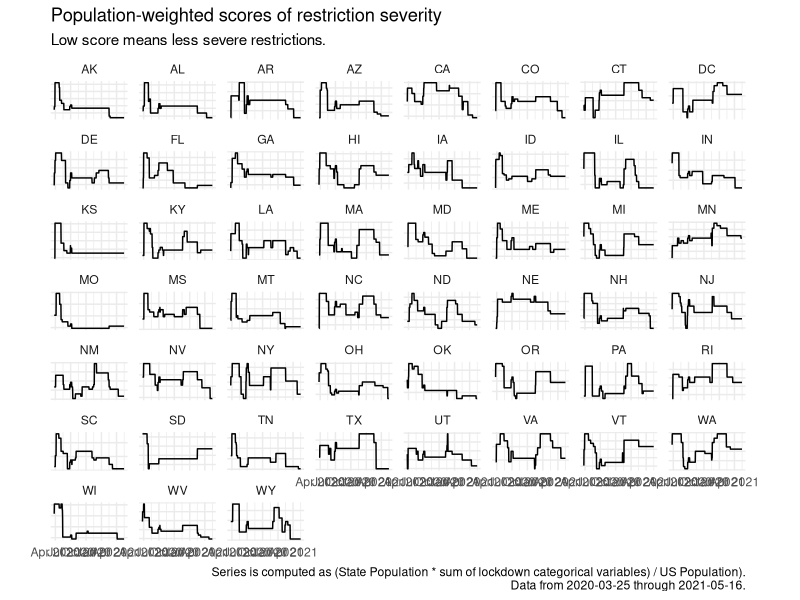
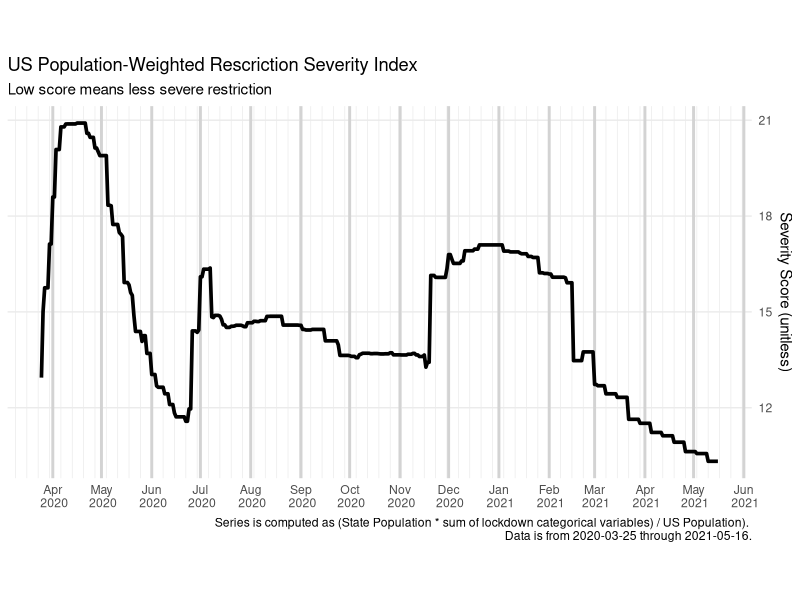
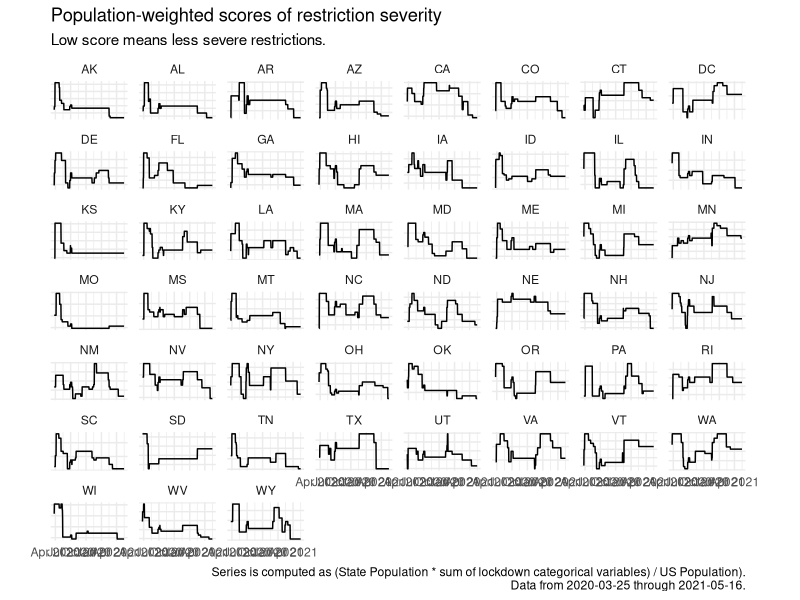
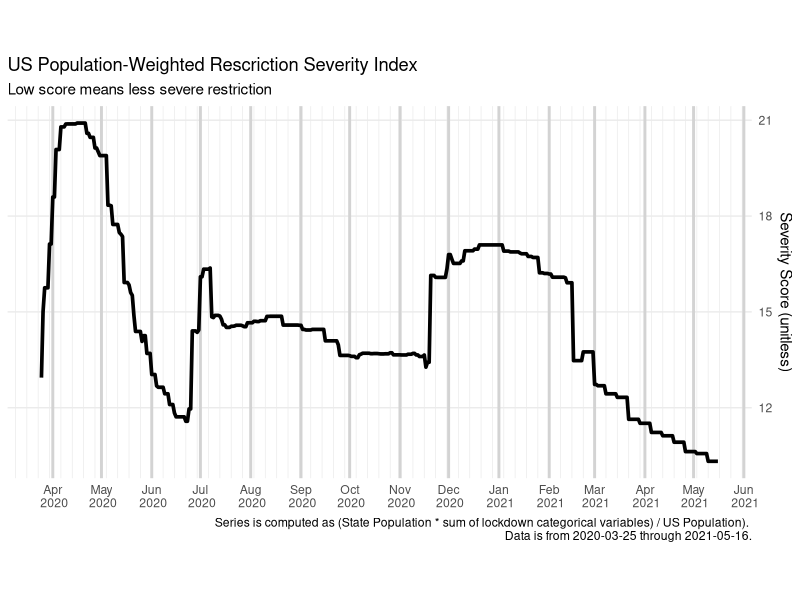

Write R code to recreate these figures, in order.
# 037_plot_pop_std_series.R
# Michael Boerman January 2021
#
# weight by state population
#
# output: dummies_with_pop.csv
#         pop_weighted_scores_states.csv
#         pop_weighted_states.png
#         pop_weighted_national.png

# ---- Setup ------------------------------------------------------------------#

library(readr)
library(dplyr)
library(tidyr)
library(ggplot2)
library(here)

options(scipen = 999) # for the population-weighted scores

# ---- Read in population and index data from 024
pop_weighted_scores <- read_csv(here("Intermediate_Data/dummies_with_pop.csv"),
  col_types = cols(
    .default = col_double(),      # coerce to be factors instead of chr
    date = col_date(format = ""), # except column Date, read as date.
    state = col_character()       # except column Locaiton, read as chr
  )
)

# ---- Weight by population ---------------------------------------------------#
# Next, we'll group by the date and the state to come up with sum of dummies.
# Basically want one score instead of the 9 individual components.

# weighted but not standardized
pop_weighted_scores <- pop_weighted_scores %>%
  pivot_longer(cols = -c(1:3), names_to = "Category", values_to = "scores") %>%
  group_by(date, state) %>%
  summarize(
    population = population,
    total_sum = sum(scores, na.rm = T)
  ) %>%
  ungroup() %>%
  unique() %>%
  mutate(weighted_score = (population * total_sum) / sum(unique(population))) %>%
  identity()

# Likewise. Terminate so as to preserve date format for this script.
write_csv(pop_weighted_scores, here("Intermediate_Data", "pop_weighted_scores_states.csv"))

# ---- Population-Weighted Plots ---------------------------------------------------------#

# 1: by state (facet wrapped)
pop_weighted_scores %>%
  ggplot(aes(x = date, y = weighted_score)) +
  geom_line() +
  facet_wrap(~state, scales = "free_y") +
  theme_minimal() +
  theme(
    axis.text.y = element_blank(),
    axis.title.y = element_blank(),
    panel.grid.minor.y = element_blank(),
    axis.title.x = element_blank(),
    aspect.ratio = .5
  ) +
  scale_y_continuous(position = "right") +
  ggtitle(
    label = "Population-weighted scores of restriction severity",
    subtitle = "Low score means less severe restrictions."
  ) +
  labs(caption = paste0("Series is computed as (State Population * sum of lockdown categorical variables) / US Population).\n Data from ", min(pop_weighted_scores$date), " through ", max(pop_weighted_scores$date), "."))
  ggsave(here("Results/plots/unused_intermediates/states_facet_pop.png"), width = 12, height = 6)

# 2: US total
pop_weighted_scores %>%

  # aggregate into US-wide scores.
  group_by(date) %>%
  summarise(weighted_score = sum(weighted_score)) %>%
  ungroup() %>%

  # continue with plotting
  ggplot(aes(x = date, y = weighted_score)) +
  geom_line(size = 1.25) +
  theme_minimal() +
  theme(
    panel.grid.major.x = element_line(size = 1, colour = "lightgrey"),
    panel.grid.minor.y = element_blank(),
    axis.title.x = element_blank(),
    aspect.ratio = .5
  ) +
  scale_y_continuous(position = "right") +
  scale_x_date(
    date_minor_breaks = "1 week",
    date_breaks = "1 month",
    date_labels = " %b \n %Y"
  ) +
  ggtitle(
    label = "US Population-Weighted Rescriction Severity Index",
    subtitle = "Low score means less severe restriction"
  ) +
  labs(caption = paste0("Series is computed as (State Population * sum of lockdown categorical variables) / US Population). \n Data is from ", min(pop_weighted_scores$date), " through ", max(pop_weighted_scores$date), ".")) +
  ylab("Severity Score (unitless)")
  ggsave(here("Results/plots/unused_intermediates/national_index_pop.png"), width = 12, height = 6)
